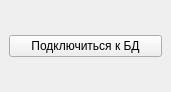
<?xml version="1.0" encoding="UTF-8"?>
<ui version="4.0">
 <class>MainWindow</class>
 <widget class="QMainWindow" name="MainWindow">
  <property name="enabled">
   <bool>true</bool>
  </property>
  <property name="geometry">
   <rect>
    <x>0</x>
    <y>0</y>
    <width>171</width>
    <height>92</height>
   </rect>
  </property>
  <property name="sizePolicy">
   <sizepolicy hsizetype="Fixed" vsizetype="Fixed">
    <horstretch>0</horstretch>
    <verstretch>0</verstretch>
   </sizepolicy>
  </property>
  <property name="minimumSize">
   <size>
    <width>171</width>
    <height>92</height>
   </size>
  </property>
  <property name="maximumSize">
   <size>
    <width>171</width>
    <height>92</height>
   </size>
  </property>
  <property name="font">
   <font>
    <family>Segoe UI</family>
   </font>
  </property>
  <property name="windowTitle">
   <string>БД</string>
  </property>
  <property name="layoutDirection">
   <enum>Qt::LeftToRight</enum>
  </property>
  <property name="autoFillBackground">
   <bool>false</bool>
  </property>
  <property name="tabShape">
   <enum>QTabWidget::Rounded</enum>
  </property>
  <widget class="QWidget" name="centralwidget">
   <layout class="QGridLayout" name="gridLayout">
    <item row="0" column="0">
     <widget class="QPushButton" name="connect_db">
      <property name="text">
       <string>Подключиться к БД</string>
      </property>
     </widget>
    </item>
   </layout>
  </widget>
 </widget>
 <resources/>
 <connections/>
</ui>
